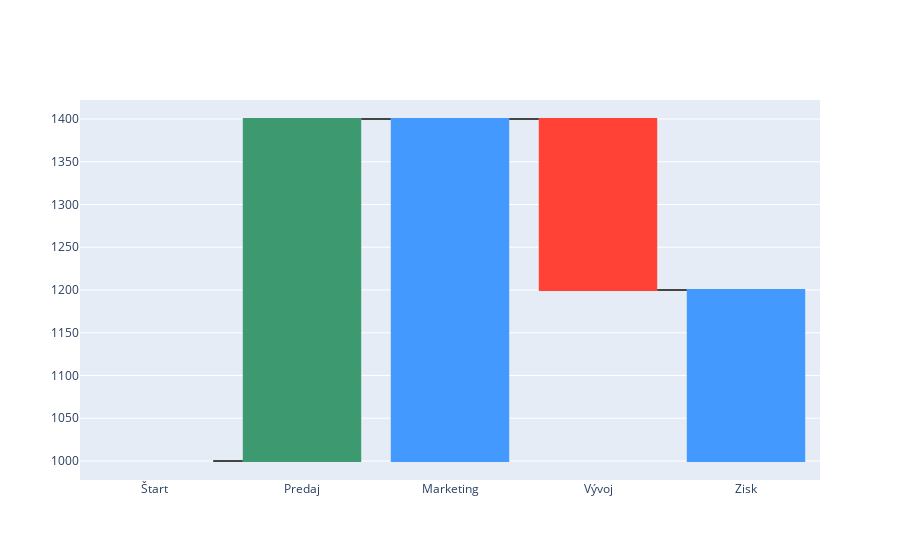

Notebook cell for this chart:
### Code cell


### Figure 1 — Plotly figure (JSON) as saved in the notebook; plotly's stock layout.template omitted (floating-point values rounded to 4 significant figures)
{"data": [{"base": 1000, "measure": ["relative", "relative", "total", "relative", "total"], "x": ["Štart", "Predaj", "Marketing", "Vývoj", "Zisk"], "y": [0, 400, -300, -200, 300], "type": "waterfall"}], "layout": {}}
